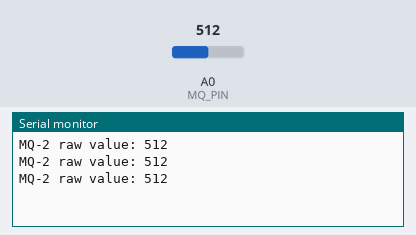
A sketch run on a simulated Arduino Uno, built with avr-gcc and run on an emulated ATmega328P. Shown: the last lines printed to the serial monitor. Inputs (shaded band) come from the test bench; at power-on: A0 (MQ_PIN) = 512.

Above: at 1.3 s.
1.4 s: A0 (MQ_PIN) set to 716
At 1.9 s:
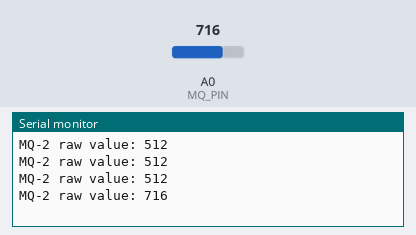
2.9 s: A0 (MQ_PIN) set to 900
At 3.4 s:
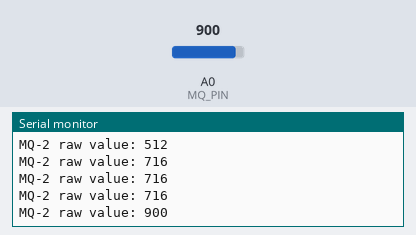
Timing chart, 0 to 5.9 s (numbered marks = the images above; inputs shaded):
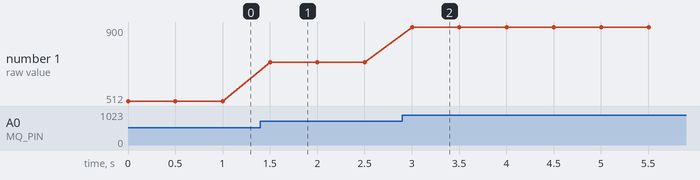

Measured:
- after the input at 1.4 s, the serial monitor: prints a new line after 0.10 s (image 1)
- after the input at 2.9 s, the serial monitor: prints a new line after 0.10 s (image 2)
- plotted number 1: 512 → 716 after the input at 1.4 s, 716 → 900 after the input at 2.9 s

The sketch:

MQ2_Gas_Test.ino
```cpp
/*
  MQ2_Gas_Test.ino
  Phase 1 — Component Verification

  Wiring:
    MQ-2 AO -> A0
    VCC -> 5V, GND -> GND

  Notes:
    - MQ-2 needs 2-5 minutes to warm up (internal heater) before
      readings respond properly to gas.
    - Clean-air baseline is typically ~200-400 raw ADC value, not
      stuck at 0 or 1023.
    - To test response: cup the sensor and release a small amount
      of lighter gas nearby (3-5 seconds) — value should jump by
      at least 100-200 points above baseline.

  Expected result: Serial Monitor (9600 baud) prints a changing raw
  value (0-1023) that rises when exposed to gas.
*/

#define MQ_PIN A0

void setup() {
  Serial.begin(9600);
}

void loop() {
  int rawValue = analogRead(MQ_PIN);
  Serial.print("MQ-2 raw value: ");
  Serial.println(rawValue);
  delay(500);
}
```
